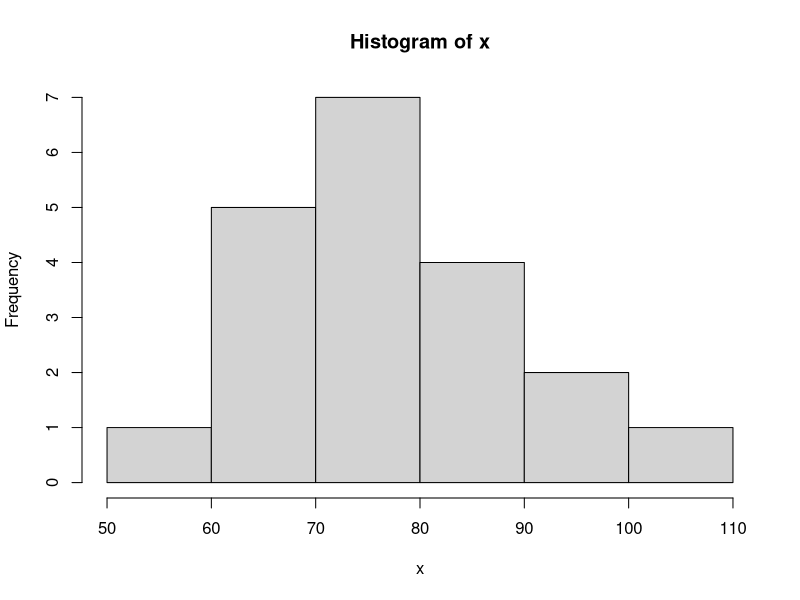
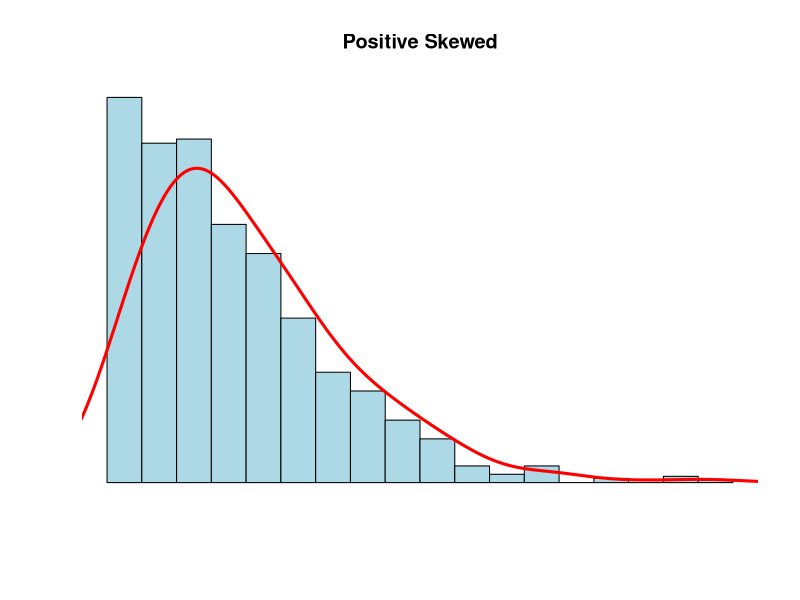
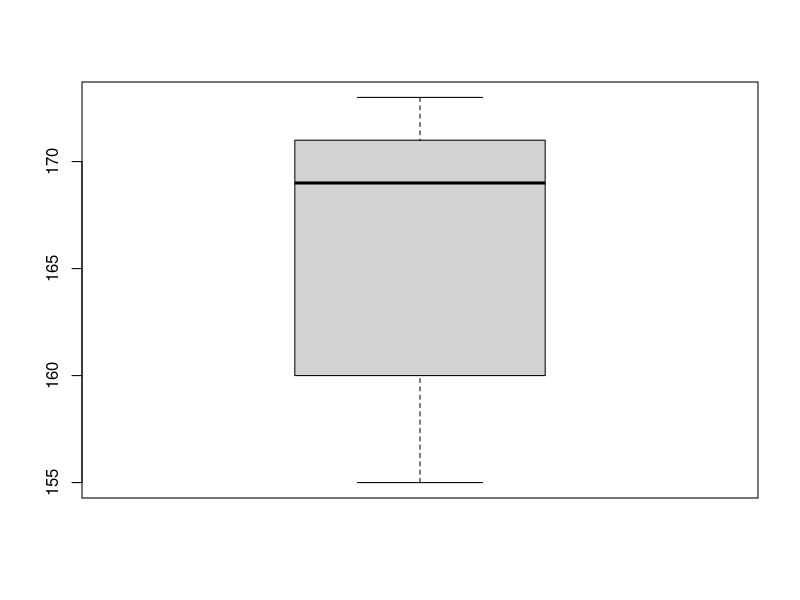
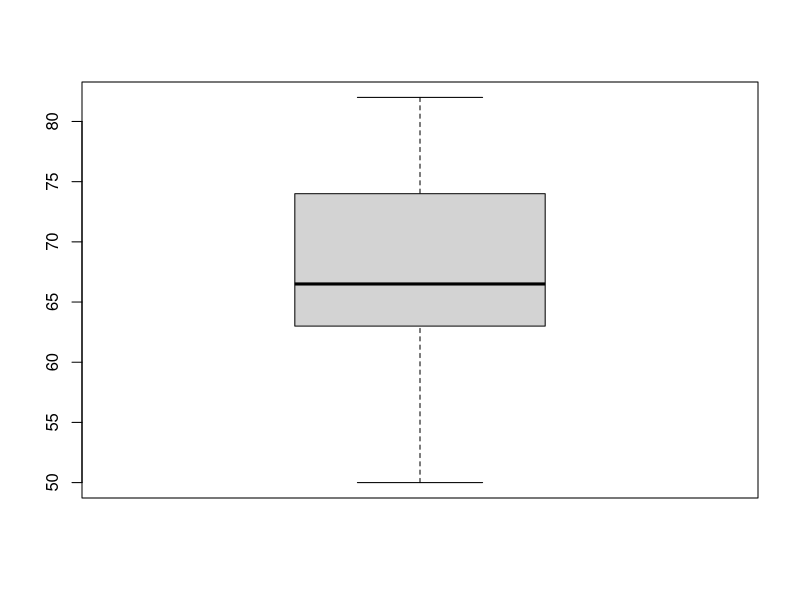

Reproduce these figures in R, in order.
## ---- chunk 1
knitr::opts_chunk$set(echo = TRUE)
library(tidyverse)
## ---- chunk 2
x <- c(5, 6, 7, 8, 9, 10, 11, 12, 13, 14, 15, 16, 17, 18, 19, 20, 21, 22, 23, 24, 25, 26, 27, 28, 29) 
## ---- chunk 3
median(x)
## ---- chunk 4
quantile(x)
## ---- chunk 5
23 - 11
## ---- chunk 6
x <- c(6.40, 5.20)
## ---- chunk 7
mean(x)
## ---- chunk 8
x <- c(68, 70, 72, 58, 90, 110, 68, 70, 72, 80, 80, 67, 90, 94, 100, 80, 75, 79, 84, 90)
## ---- chunk 9
median(x)
## ---- chunk 10
mean(x)
## ---- chunk 11
quantile(x)
## ---- chunk 12
sd(x)
## ---- chunk 13
hist(x)
## ---- chunk 14
frango_dieta <- read_csv("dados/brutos/frango_dieta.csv")

## ---- chunk 15
#---------------------------------------------------------
N <- 1000
x <- rnbinom(N, 4, .5)
hist(
x,
xlim = c(min(x), max(x)),
probability = T,
nclass = max(x) - min(x) + 1,
col = 'lightblue', xlab = ' ', ylab = ' ', axes = F,
main = 'Positive Skewed'
)
lines(density(x, bw = 1), col = 'red', lwd = 3)
#---------------------------------------------------------
## ---- chunk 16
tabela_01 <- tribble(
  ~nome, ~altura, ~peso,
  "Ana", 155, 50,
  "Ludimilla", 158, 61,
  "Cristina", 162, 65,
  "Tereza", 168, 68,
  "Patrícia", 170, 69,
  "Mariana", 170, 65,
  "Ana Paula", 172, 82,
  "Dirce", 173, 79) 
tabela_01 %>% view()
## ---- chunk 17
altura <- c(155, 158, 162, 168, 170, 170, 172, 173)
## ---- chunk 18
median(altura)
## ---- chunk 19
mean(altura)
## ---- chunk 20
sd(altura)
## ---- chunk 21
peso <- c(50, 61, 65, 68, 69, 65, 82, 79)
## ---- chunk 22
median(peso)
## ---- chunk 23
mean(peso)
## ---- chunk 24
sd(peso)
## ---- chunk 25
altura <- c(155, 158, 162, 168, 170, 170, 172, 173)

## ---- chunk 26
boxplot(altura) 
## ---- chunk 27
peso <- c(50, 61, 65, 68, 69, 65, 82, 79)
## ---- chunk 28
boxplot(peso)
